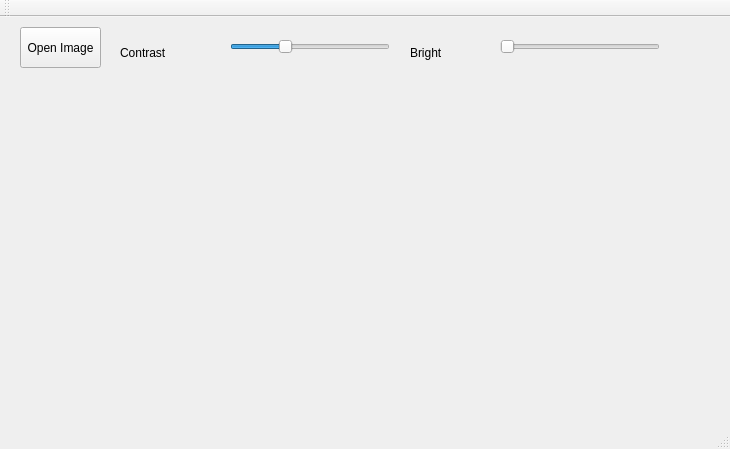
<?xml version="1.0" encoding="UTF-8"?>
<ui version="4.0">
 <class>MainWindow</class>
 <widget class="QMainWindow" name="MainWindow">
  <property name="geometry">
   <rect>
    <x>0</x>
    <y>0</y>
    <width>730</width>
    <height>449</height>
   </rect>
  </property>
  <property name="windowTitle">
   <string>MainWindow</string>
  </property>
  <widget class="QWidget" name="centralWidget">
   <widget class="QPushButton" name="OpenImageButton">
    <property name="geometry">
     <rect>
      <x>20</x>
      <y>10</y>
      <width>81</width>
      <height>41</height>
     </rect>
    </property>
    <property name="text">
     <string>Open Image</string>
    </property>
   </widget>
   <widget class="QLabel" name="DisplayLabel">
    <property name="geometry">
     <rect>
      <x>40</x>
      <y>60</y>
      <width>641</width>
      <height>291</height>
     </rect>
    </property>
    <property name="text">
     <string/>
    </property>
   </widget>
   <widget class="QSlider" name="ContrastSlider">
    <property name="geometry">
     <rect>
      <x>230</x>
      <y>20</y>
      <width>160</width>
      <height>19</height>
     </rect>
    </property>
    <property name="minimum">
     <number>0</number>
    </property>
    <property name="maximum">
     <number>300</number>
    </property>
    <property name="value">
     <number>100</number>
    </property>
    <property name="orientation">
     <enum>Qt::Horizontal</enum>
    </property>
   </widget>
   <widget class="QSlider" name="BrightSlider">
    <property name="geometry">
     <rect>
      <x>500</x>
      <y>20</y>
      <width>160</width>
      <height>19</height>
     </rect>
    </property>
    <property name="maximum">
     <number>200</number>
    </property>
    <property name="orientation">
     <enum>Qt::Horizontal</enum>
    </property>
   </widget>
   <widget class="QLabel" name="ContrastLabel">
    <property name="geometry">
     <rect>
      <x>120</x>
      <y>20</y>
      <width>71</width>
      <height>31</height>
     </rect>
    </property>
    <property name="text">
     <string>Contrast</string>
    </property>
   </widget>
   <widget class="QLabel" name="BrightLabel">
    <property name="geometry">
     <rect>
      <x>410</x>
      <y>20</y>
      <width>71</width>
      <height>31</height>
     </rect>
    </property>
    <property name="text">
     <string>Bright</string>
    </property>
   </widget>
  </widget>
  <widget class="QMenuBar" name="menuBar">
   <property name="geometry">
    <rect>
     <x>0</x>
     <y>0</y>
     <width>730</width>
     <height>23</height>
    </rect>
   </property>
  </widget>
  <widget class="QToolBar" name="mainToolBar">
   <attribute name="toolBarArea">
    <enum>TopToolBarArea</enum>
   </attribute>
   <attribute name="toolBarBreak">
    <bool>false</bool>
   </attribute>
  </widget>
  <widget class="QStatusBar" name="statusBar"/>
 </widget>
 <layoutdefault spacing="6" margin="11"/>
 <resources/>
 <connections/>
</ui>
